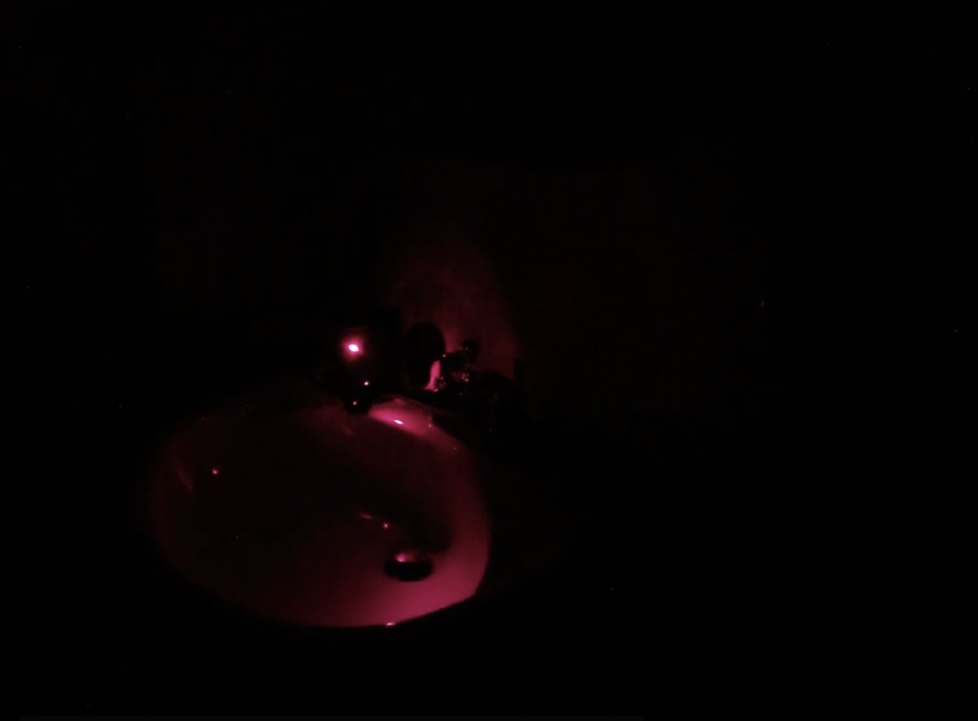
#> input picture images/background/lazer.jpg, 978 x 721 px, shrunk from 1718 x 1267 before the run
$ python transform_HSL.py
#> lines starting #> are read from the running program, lines starting #| are printed output that depends on the picture
import cv2
import numpy as np


def apply_hsl_transform(image, hue_shift, saturation_scale, lightness_scale):
    # Convert the image to the HSL color space
    hsl_image = cv2.cvtColor(image, cv2.COLOR_BGR2HLS)

    # Apply the HSL transformation
    hsl_image[:, :, 0] = (hsl_image[:, :, 0] + hue_shift) % 180
    hsl_image[:, :, 1] = np.clip(hsl_image[:, :, 1] * lightness_scale, 0, 255)
    hsl_image[:, :, 2] = np.clip(hsl_image[:, :, 2] * saturation_scale, 0, 255)

    # Convert the image back to the BGR color space
    result_image = cv2.cvtColor(hsl_image, cv2.COLOR_HLS2BGR)

    return result_image


def update_hsl_transform(_):
    # Get current trackbar values
    hue_shift = cv2.getTrackbarPos('Hue Shift', 'HSL Transformation')
    saturation_scale = cv2.getTrackbarPos('Saturation Scale', 'HSL Transformation') / 100.0
    lightness_scale = cv2.getTrackbarPos('Lightness Scale', 'HSL Transformation') / 100.0

    # Apply the HSL transformation to the image
    transformed_image = apply_hsl_transform(original_image.copy(), hue_shift, saturation_scale, lightness_scale)

    # Display the transformed image and the original image side by side
    side_by_side = np.hstack((original_image, transformed_image))
    cv2.imshow('HSL Transformation', side_by_side)


# Load the image
original_image = cv2.imread('images/background/lazer.jpg')
#> original_image is the input picture: shape (721, 978, 3); mean B, G, R 1.8, 1.7, 4.9

# Create a window to display the transformed image
cv2.namedWindow('HSL Transformation')

# Create trackbars for HSL parameters
cv2.createTrackbar('Hue Shift', 'HSL Transformation', 0, 179, update_hsl_transform)
cv2.createTrackbar('Saturation Scale', 'HSL Transformation', 100, 200, update_hsl_transform)
cv2.createTrackbar('Lightness Scale', 'HSL Transformation', 100, 200, update_hsl_transform)

# Initialize the HSL transformation
update_hsl_transform(0)
#> in apply_hsl_transform, `hsl_image = cv2.cvtColor(image, cv2.COLOR_BGR2HLS)`: hsl_image: shape (721, 978, 3); mean of channels 0, 1, 2 22, 3.2, 72
#> in update_hsl_transform, `side_by_side = np.hstack((original_image, transformed_image))`:
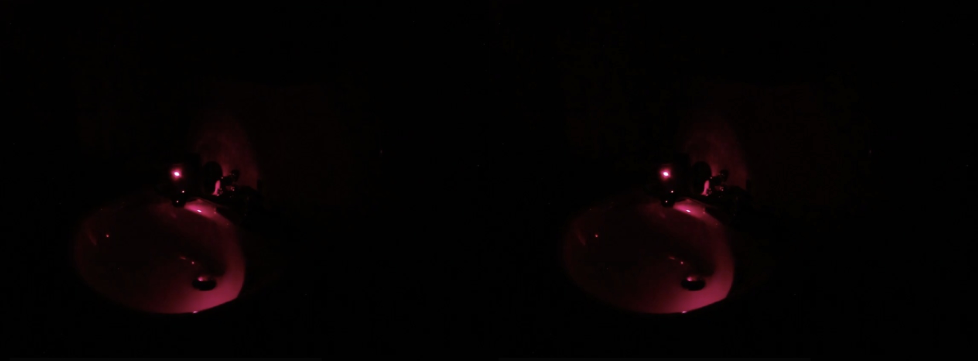
#> side_by_side: shape (721, 1956, 3) (shown at 1/2 size); mean B, G, R 1.8, 1.7, 4.9

# Wait for the user to press 'q' to exit
while cv2.waitKey(1) & 0xFF != ord('q'):
#> (key q is pressed here)
    pass

# Destroy all windows
cv2.destroyAllWindows()
